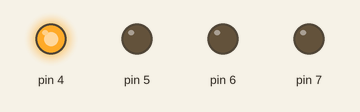
Simulated run of this sketch. Board: Arduino Uno, built with avr-gcc and run on an emulated ATmega328P. On the bench: output pins drawn as LEDs (lit = HIGH).

Above: at 0.2 s.
At 1.2 s:
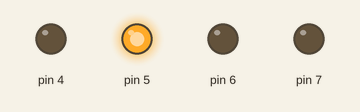
At 2.2 s:
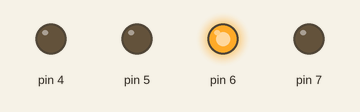
At 3.2 s:
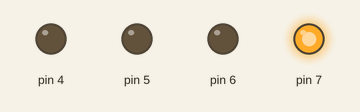
At 4.7 s:
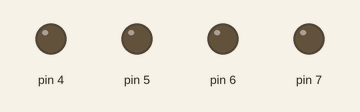
Timing chart, 0 to 5.2 s (numbered marks = the images above):
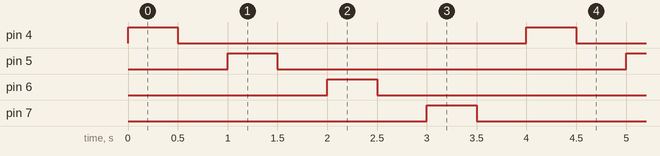

Measured:
- by itself, pin 4–7: alternates HIGH for 0.50 s and LOW for 3.5 s
- by itself, everything shown: repeats every 4.0 s, in 8 steps

The sketch:

Workshop_Day1_Blink_with_Functions.ino
```cpp
void setup() {
  for(int ledPin = 4; ledPin < 8; ledPin++)
  pinMode(ledPin,OUTPUT);
 // digitalWrite(9,HIGH);
}

void loop() {
  for(int x = 4; x < 8; x++){
    blinkLED(x);
    }
}

void blinkLED(int led){
  digitalWrite(led,HIGH);
  delay(500);
  digitalWrite(led,LOW);
  delay(500);
}
```
